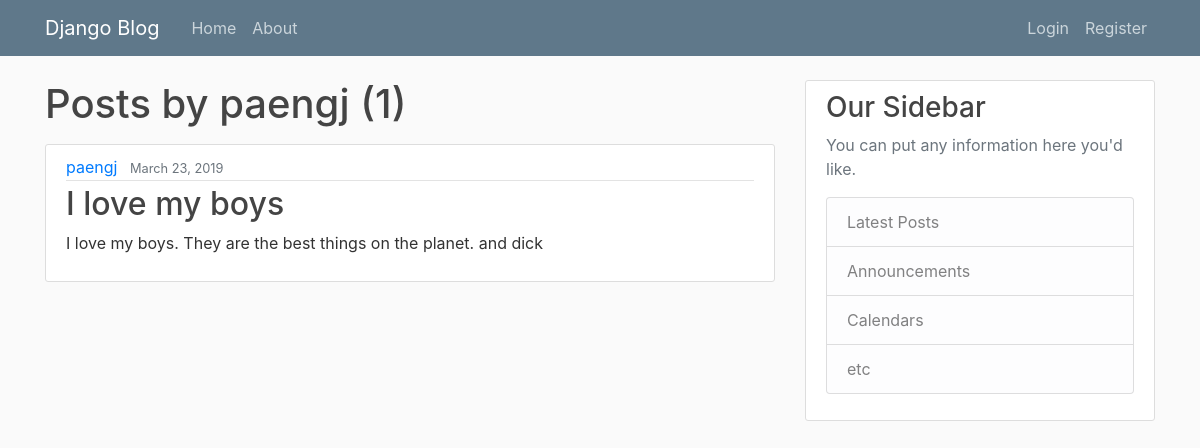
The page /user/paengj on the database its author committed.
### blog/models.py (models this page shows, shortened)
class Post(models.Model):
    title = models.CharField(max_length=100)
    content = models.TextField()
    date_posted = models.DateTimeField(default=timezone.now)
    author = models.ForeignKey(User, on_delete=models.CASCADE)

### blog/views.py (the view)
# urls.py: path('user/<str:username>', UserPostListView.as_view(), name='user-posts'),
class UserPostListView(ListView):
    model = Post
    template_name = 'blog/user_posts.html' # <app>/<model>_<viewtype>.html
    context_object_name = 'posts'
    paginate_by = 5
    def get_queryset(self):
        user = get_object_or_404(User, username=self.kwargs.get('username'))
        return Post.objects.filter(author=user).order_by('-date_posted')

### blog/templates/blog/user_posts.html (shortened to what this page needs)
{% extends "blog/base.html" %}
{% block content %}
    <h1 class="mb-3">Posts by {{ view.kwargs.username }} ({{ page_obj.paginator.count }}) </h1>
    {% for post in posts %}
    <article class="media content-section">
        <div class="media-body">
            <div class="article-metadata">
            <a class="mr-2" href="{% url 'user-posts' post.author.username %}">{{ post.author }}</a>
            <small class="text-muted">{{ post.date_posted | date:"F d, Y" }}</small>
            </div>
            <h2><a class="article-title" href="{% url 'post-detail' post.id %}">{{ post.title }}</a></h2>
            <p class="article-content">{{ post.content }}</p>
        </div>
    </article>
    {% endfor %}
{% endblock content %}

### blog/static/blog/main.css (style rules this page uses)
body { background: #fafafa; color: #333333; margin-top: 5rem; }
h1, h2, h3, h4, h5, h6 { color: #444444; }
.content-section { background: #ffffff; padding: 10px 20px; border: 1px solid #dddddd; border-radius: 3px; margin-bottom: 20px; }
.article-title { color: #444444; }
.article-content { white-space: pre-line; }
.article-metadata { padding-bottom: 1px; margin-bottom: 4px; border-bottom: 1px solid #e3e3e3 }

### rows shown on the page
Post: author "paengj", date_posted "March 23, 2019", title "I love my boys", content "I love my boys. They are the best things on the planet. and dick"

### other values the page prints
{{ view.kwargs.username }} "paengj"
{{ page_obj.paginator.count }} "1"
